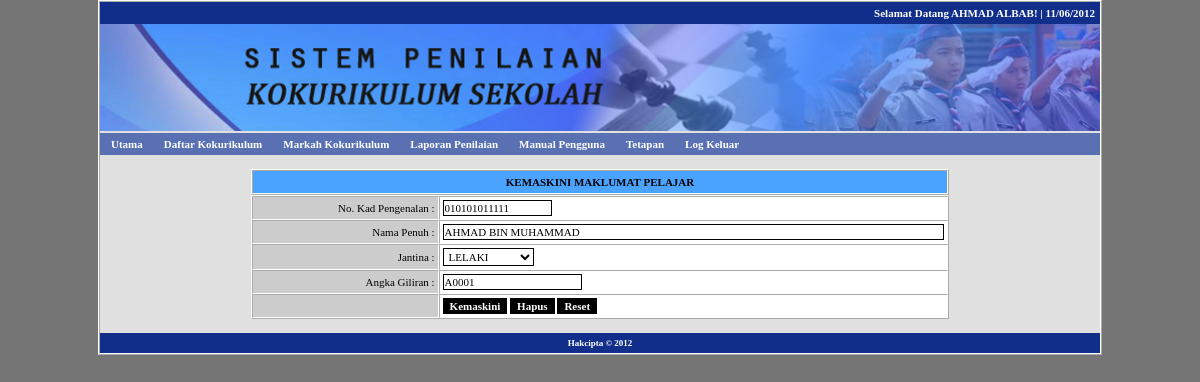
/pelajar.php?menu=kemaskini&id=1 (signed in), run on the app's committed database.
### tables this page shows
CREATE TABLE IF NOT EXISTS `user` (
  `uid` int(11) NOT NULL AUTO_INCREMENT,
  `ulevel` int(1) NOT NULL DEFAULT '3',
  `unokp` varchar(12) NOT NULL,
  `upass` varchar(32) NOT NULL,
  `unama` varchar(255) NOT NULL,
  `ujawatan` varchar(255) NOT NULL,
  PRIMARY KEY (`uid`)
);

CREATE TABLE IF NOT EXISTS `pelajar` (
  `pid` int(11) NOT NULL AUTO_INCREMENT,
  `pnokp` varchar(12) NOT NULL,
  `pnama` varchar(255) NOT NULL,
  `pjantina` varchar(50) NOT NULL,
  `pnogiliran` varchar(50) NOT NULL,
  PRIMARY KEY (`pid`)
);

### inc/fungsi.php (called while the page is built, shortened)
<?php
function semakSlash($input) {
	if(!get_magic_quotes_gpc()) {
		$input = mysql_real_escape_string($input);
	}
	return $input;
}
function input1($str) {
	$str = htmlentities(strtoupper(trim(semakSlash($str))));
	return $str;
}
function output1($str) {
	if(!get_magic_quotes_gpc()) {
		$str = stripslashes($str);
	}
	return $str;
}
if (!empty($_SESSION['user'])) {
	$sm = "SELECT * FROM user
		WHERE unokp = '" . input1($_SESSION['user']) . "'
		ORDER BY unokp ASC
	";
	$dm = mysql_query($sm);
	$tm = mysql_fetch_array($dm);
}
?>

### tmp/pelajar_kemaskini.php (the view, shortened to what this page needs)
<table width="100%" border="0" cellpadding="2" cellspacing="0">
  <tr>
    <td width="100%" align="center" valign="top">
      <br />
      <?php
	  $s = "SELECT * FROM pelajar
	  	WHERE pid = '" . input1($_GET['id']) . "'
	  ";
	  $d = mysql_query($s);
	  if (mysql_num_rows($d) == 1) {
		  $t = mysql_fetch_array($d);
		  ?>
          <form name="pelajar" action="pelajar.php?menu=kemaskini" method="post">
          <table width="70%" border="1" cellspacing="0" cellpadding="5">
            <tr>
              <td align="center" bgcolor="#49A3FF" class="tkmenu2">KEMASKINI MAKLUMAT PELAJAR</td>
            </tr>
          </table>
          <table width="70%" border="1" cellspacing="0" cellpadding="3" class="table2">
            <tr>
              <td width="27%" align="right" valign="middle" bgcolor="#CCCCCC">No. Kad Pengenalan :</td>
              <td width="73%" align="left" valign="middle"><input name="nokp" type="text" value="<?php echo $t['pnokp']; ?>" class="input" id="nokp" size="15" maxlength="12" readonly="readonly" /></td>
            </tr>
            <tr>
              <td align="right" valign="middle" bgcolor="#CCCCCC">Nama Penuh :</td>
              <td align="left" valign="middle"><input name="nama" type="text" value="<?php echo $t['pnama']; ?>" class="input" id="nama" size="80" maxlength="250" /></td>
            </tr>
            <tr>
              <td align="right" valign="middle" bgcolor="#CCCCCC">Jantina :</td>
              <td align="left" valign="middle"><select name="jantina" class="input" id="jantina">
                <option value="LELAKI" <?php if ($t['pjantina'] == "LELAKI") { echo 'selected="selectec"'; } ?>>LELAKI</option>
              </select></td>
            </tr>
            <tr>
              <td align="right" valign="middle" bgcolor="#CCCCCC">Angka Giliran :</td>
              <td align="left" valign="middle"><input name="giliran" type="text" value="<?php echo $t['pnogiliran']; ?>" class="input" id="giliran" size="20" maxlength="20" /></td>
            </tr>
            <tr>
              <td align="right" valign="top" bgcolor="#CCCCCC">&nbsp;</td>
              <td align="left" valign="top"><input name="id" type="hidden" id="id" value="<?php echo $t['pid']; ?>" />
                <input name="submit" type="submit" class="button" id="submit" value="Kemaskini" />
                <input name="submit" type="submit" class="button" id="submit" value="Hapus" />
              <input name="Reset" type="reset" class="button" id="submit" value="Reset" /></td>
            </tr>
          </table>
          </form>
      <?php
	  }
	  else {
		  echo '<meta http-equiv="Refresh" content="0;url=pelajar.php?menu=senarai">';
	  }
	  ?>
    <br></td>
  </tr>
</table>

### tmp/header.php (shortened to what this page needs)
<!DOCTYPE HTML>
<html>
<head>
<link rel="stylesheet" type="text/css" href="files/style.css">
</head>
<body>
<table width="1000" border="1" align="center" cellpadding="0" cellspacing="0">
  <tr>
    <td>
    <table width="100%" border="0" cellpadding="5" cellspacing="0">
      <tr>
        <td align="right" bgcolor="#112F8A" class="tkmenu">Selamat Datang<?php if (isset($_SESSION['user'])) { echo " " . output1($tm['unama']); } ?>! | <?php echo date("d/m/Y"); ?> </td>
      </tr>
    </table>
    <table width="100%" border="0" cellpadding="0" cellspacing="0">
      <tr>
        <td align="center"><img src="files/banner.png" width="1000"></td>
      </tr>
    </table>
    <table width="100%" border="0" cellpadding="5" cellspacing="0">
      <tr>
        <td align="left" bgcolor="#5970B2" class="tkmenu">
			<ul id="sddm">
				<li><a href="index.php" onmouseover="mopen('m1')" onmouseout="mclosetime()">Utama</a></li>
                <?php
				if (isset($_SESSION['user'])) {
					?>
                    <li><a href="daftar.php?menu=senarai" onmouseover="mopen('m2')" onmouseout="mclosetime()">Daftar Kokurikulum</a></li>
                    <li><a href="markah.php?menu=senarai" onmouseover="mopen('m3')" onmouseout="mclosetime()">Markah Kokurikulum</a></li>
                    <li><a href="laporan.php?menu=senarai" onmouseover="mopen('m4')" onmouseout="mclosetime()">Laporan Penilaian</a></li>
                <?php
				}
				?>
				<li><a href="manual.php" onmouseover="mopen('m6')" onmouseout="mclosetime()">Manual Pengguna</a></li>
                <?php
				if (isset($_SESSION['user'])) {
					if ($tm['ulevel'] == 1) {
						?>
						<li>
							<a href="#" onmouseover="mopen('m7')" onmouseout="mclosetime()">Tetapan</a>
						</li>
					<?php
					}
					?>
					<li><a href="profil.php?menu=logout" onmouseover="mopen('m8')" onmouseout="mclosetime()">Log Keluar</a></li>
                <?php
				}
				?>
			</ul>
        </td>
      </tr>
    </table>

### files/style.css (style rules this page uses)
BODY { background: #757575; color: #000000; font-size: 11px; font-family: Tahoma, Verdana; margin: 0px; }
A:link { color: #0000FF; text-decoration: none; }
TABLE { background: #E0E0E0; border-color: #FFFFFF; }
.table2 { background: #FFFFFF; }
.input { font-size: 11px; font-family: Tahoma, Verdana; border: 1px solid black; text-transform: uppercase; background: white; padding: 1px; }
.button { color: #FFFFFF; font-family: Tahoma, Verdana; font-size: 11px; font-weight: bold; border: 1px solid black; background: #000000; }
.tkmenu { font-weight: bold; color: #FFFFFF; }
.tkmenu2 { font-weight: bold; }
#sddm { margin: 0 -4px; padding: 0; z-index: 30 }
#sddm li { margin: 0; padding: 0; list-style: none; float: left; }
#sddm li a { margin: 0 1px 0 0; padding: 4px 10px; width: 70px; background: #5970B2; color: #FFFFFF; text-align: center; text-decoration: none }

### data on the page
user: unama "AHMAD ALBAB"
pelajar: nokp "010101011111", nama "AHMAD BIN MUHAMMAD", jantina "LELAKI", giliran "A0001"
